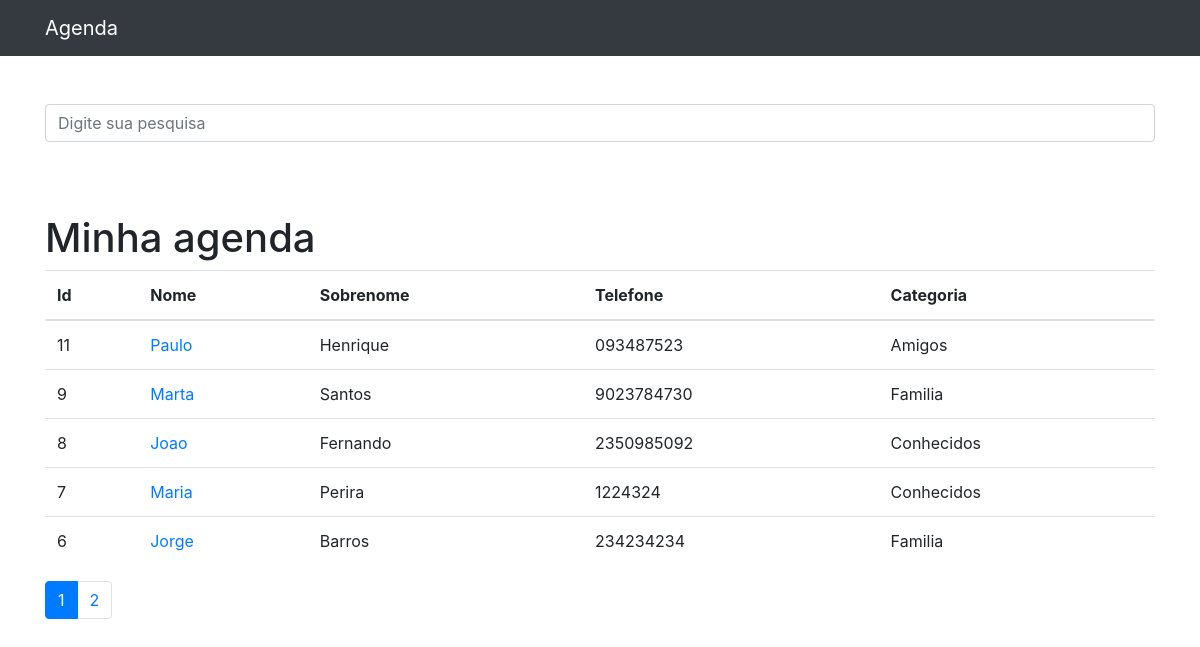
The page / on the database its author committed.
### contatos/models.py (models this page shows, shortened)
class Contato(models.Model):
    nome = models.CharField(max_length=255)
    sobrenome = models.CharField(max_length=255, blank=True)
    telefone = models.CharField(max_length=255)
    email = models.CharField(max_length=255, blank=True)
    data_criacao = models.DateTimeField(default=timezone.now)
    descricao = models.TextField(blank=True)
    categoria = models.ForeignKey(Categoria, on_delete=models.DO_NOTHING)
    mostrar = models.BooleanField(default=True)
    foto = models.ImageField(blank=True, upload_to='fotos/%Y/%m/%d/')

class Categoria(models.Model):
    nome = models.CharField(max_length=255)
    def __str__(self):
        return self.nome

### contatos/views.py (the view)
# urls.py: path('', views.index, name='index'),
def index(request):
    contatos = Contato.objects.order_by("-id").filter(
        mostrar=True  # mostra apenas os contatos que estão marcados como mostrar=True
    )  # Posso colocar mais de um filtro, por exemplo: .filter(mostrar=True, nome='João')
    paginator = Paginator(contatos, 5)  # Show 5 contacts per page.
    page = request.GET.get("p")  # p é o nome do parâmetro que será passado na url
    contatos = paginator.get_page(
        page
    )  # contatos é o nome da variável que será passada para o template
    return render(request, "contatos/index.html", {
        "contatos": contatos
    })

### contatos/templates/contatos/index.html (shortened to what this page needs)
{% extends 'base.html' %}
{% block conteudo %}
<h1 class="mt-5">Minha agenda</h1>
<table class="table">
    <thead>
        <tr>
            <th>Id</th>
            <th>Nome</th>
            <th>Sobrenome</th>
            <th>Telefone</th>
            <th>Categoria</th>
        </tr>
    </thead>
    <tbody>
        {% for contato in contatos %}
            <tr>
                <td>{{ contato.id }}</td>
                <td>
                    <a href="{% url 'ver_contato' contato_id=contato.id %}">{{ contato.nome }}</a>
                </td>
                <td>{{ contato.sobrenome }}</td>
                <td>{{ contato.telefone }}</td>
                <td>{{ contato.categoria }}</td>
                </tr>
        {% endfor %}
    </tbody>
</table>
<nav aria-label="Page navigation example">
    <ul class="pagination">
        {% for pagina in contatos.paginator.page_range %}
            {% if contatos.number == pagina %}
                <li class="page-item active">
                    <a class="page-link" href="?p={{ pagina }}&termo={{ request.GET.termo }}">{{ pagina }}</a>
                </li>
            {% else %}
                <li class="page-item ">
                    <a class="page-link" href="?p={{ pagina }}&termo={{ request.GET.termo }}">{{ pagina }}</a>
                </li>
            {% endif %}
        {% endfor %}
    </ul>
</nav>
{% endblock  %}

### rows shown on the page
Contato: id "11", nome "Paulo", sobrenome "Henrique", telefone "093487523", categoria "Amigos"
Contato: id "9", nome "Marta", sobrenome "Santos", telefone "9023784730", categoria "Familia"
Contato: id "8", nome "Joao", sobrenome "Fernando", telefone "2350985092", categoria "Conhecidos"
Contato: id "7", nome "Maria", sobrenome "Perira", telefone "1224324", categoria "Conhecidos"
Contato: id "6", nome "Jorge", sobrenome "Barros", telefone "234234234", categoria "Familia"

### other values the page prints
{{ pagina }} "1"
{{ pagina }} "2"
